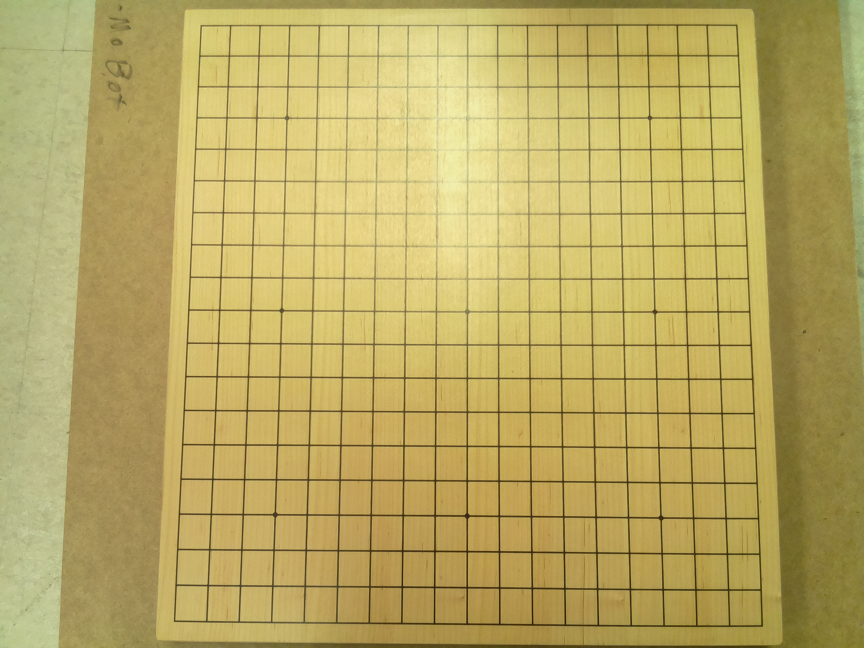
//> input picture code/perspective_transform/002.jpg, 2592 x 1944 px (shown at 1/3 size)
$ ./DisplayImage 002.jpg   (built with g++ and OpenCV 4)
//> lines starting //> are read from the running program, lines starting //| are printed output that depends on the picture; after the words box and inside, x2 and y2 are one past the last pixel; in counts of white or black regions, pixels touching at a corner belong together
### code/jt_code/DisplayImage.h
#ifndef DISPLAYIMAGE_H
#define DISPLAYIMAGE_H


std::pair<double, int> findLargestContour(std::vector<std::vector<cv::Point> >& contours) {
  double largest_area = 0;
  int largest_area_idx = 0;

  for(int i = 0; i < contours.size(); ++i) {
    double area_of_contour_i = contourArea(contours[i],false);
    if(area_of_contour_i > largest_area) {


      // debug msg
      std::cout << "itr " << i << '\n';
      std::cout << "largest area of " << largest_area << " usurped by " << area_of_contour_i << "\n\n";

      largest_area = area_of_contour_i;
      largest_area_idx = i;
    }
  }

  return std::make_pair(largest_area, largest_area_idx);
}

// format the data from origin to destination required by the function which performs our transformation
// [13 lines left out: functions populateFourCorners, populateFourCorners, not called in this run]
void printPoint(cv::Point p, std::string s) {
  std::cout << s << "vals: " << p.x << ", " << p.y << '\n';
}

// [16 lines left out: function drawLines, not called in this run]

void drawRectangles();


#endif

### code/perspective_transform/DisplayImage.cpp
#include <string>
#include <iostream>
#include <vector>  // std::vector
#include <utility> // std::pair, std::make_pair
#include <cassert>

#include "opencv/modules/imgproc/include/opencv2/imgproc.hpp"
#include "opencv/modules/core/include/opencv2/core.hpp"
#include "opencv/modules/highgui/include/opencv2/highgui.hpp" // functions for I/O
#include "DisplayImage.h"

int main(int argc, char** argv) {

  // key data and parameters
  cv::Mat src, src_gray, src_thresh;
  cv::Mat dst, detected_edges;
  int blockSize = 11; // thresholding
  int C = 10;         // thresholding

  // (0) read file in
  src = cv::imread(argv[1], CV_LOAD_IMAGE_COLOR);
//> src is the input picture: 1944 rows x 2592 cols, CV_8UC3; mean B, G, R 98.8, 169.7, 186.6

  if(src.empty()) {
    std::cout << "Invalid file name. Exiting.\n";
    return -1;
  }

  cv::resize(src, src, cv::Size(), 0.25, 0.25, cv::INTER_LINEAR); // resize the image to 0.25x
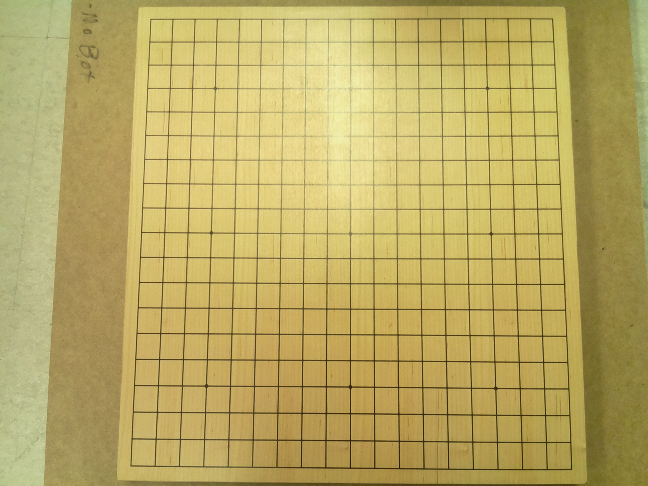
//> src: 486 rows x 648 cols, CV_8UC3; mean B, G, R 98.9, 169.8, 186.8

  // (1) convert src to grayscale image, named src_gray
  cvtColor(src, src_gray, CV_BGR2GRAY);
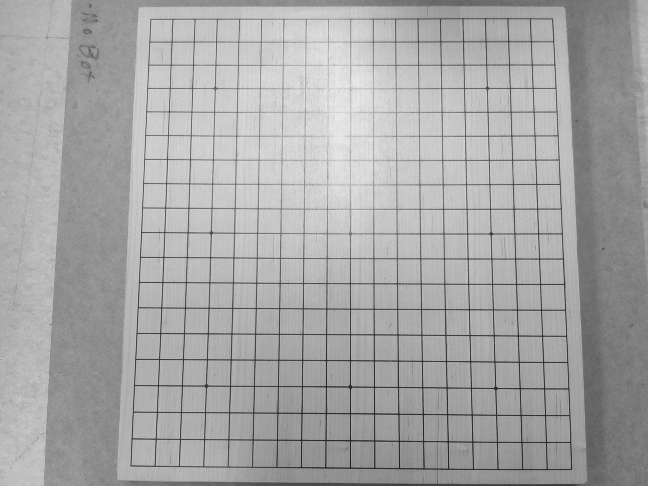
//> src_gray: 486 rows x 648 cols, CV_8UC1; min 26, max 233, mean 166.8

  // threshold image; kernel size = blockSize, C is a negative constant added to each pixel
  cv::adaptiveThreshold(src_gray, src_thresh, 255, cv::ADAPTIVE_THRESH_GAUSSIAN_C, cv::THRESH_BINARY, blockSize, C);
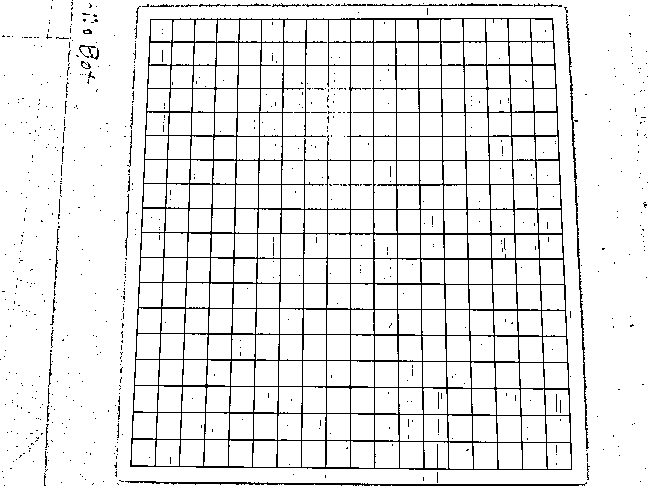
//> src_thresh: 486 rows x 648 cols, CV_8UC1; 91.8% white; black in thin lines or dots

  // important data structures
  std::vector<std::vector<cv::Point> > contours;
  std::vector<cv::Vec4i> hierarchy;

  // find all contours in thresholded image
  // - contours (lines) are parameterized by two end points, i.e., two x,y coordinates, i.e., four integers
  // - .clone() makes a deep copy
  cv::findContours(src_thresh.clone(), contours, hierarchy, CV_RETR_EXTERNAL, CV_CHAIN_APPROX_SIMPLE);
//> contours = 12 contours, 11 with area under 20; largest, box (x1, y1, x2, y2) and area: (0, 0, 648, 486) 312616

  // find contour with largest area and its index within contours
  double largest_area = 0;
  int largest_area_idx = 0;
  std::pair<double, int> contour_params = findLargestContour(contours);
//> the loop in findLargestContour, `for(int i = 0; i < contours.size(); ++i)` made 12 passes
//> (area_of_contour_i, largest_area) on pass 12: (312616, 312616)
//| itr 11
//| largest area of 0 usurped by 312616
//> after the loop in findLargestContour, `for(int i = 0; i < contours.size(); ++i)`: largest_area = 312616; largest_area_idx = 11
//> contour_params = (312616, 11)
  largest_area = contour_params.first;
//> largest_area = 312616
  largest_area_idx = contour_params.second;
//> largest_area_idx = 11

  drawContours(dst, contours, largest_area_idx, cvScalar(255,255,255), CV_FILLED, 8, hierarchy);
  std::vector<std::vector<cv::Point> > contours_poly(1);
  double epsilon = 1;
  cv::approxPolyDP(cv::Mat(contours[largest_area_idx]), contours_poly[0], epsilon, true);
//> contours_poly = 1 contour; box (x1, y1, x2, y2) and area: (0, 0, 648, 486) 312613
  cv::Rect boundRect = cv::boundingRect(contours[largest_area_idx]);
//> boundRect = Rect(0, 0, 648, 486)
  cv::Point p1 = contours_poly[0][0];
//> p1 = Point(0, 0)
  cv::Point p2 = contours_poly[0][1];
//> p2 = Point(0, 485)
  cv::Point p3 = contours_poly[0][2];
//> p3 = Point(43, 485)
  cv::Point p4 = contours_poly[0][3];
//> p4 = Point(44, 474)
  cv::line(src, p1, p2, cv::Scalar(0,0,255), 1, CV_AA, 0);
  cv::line(src, p2, p3, cv::Scalar(0,0,255), 1, CV_AA, 0);
//> src: 486 rows x 648 cols, CV_8UC3; mean B, G, R 98.6, 169.4, 186.9
  cv::line(src, p3, p4, cv::Scalar(0,0,255), 1, CV_AA, 0);
//> src: 486 rows x 648 cols, CV_8UC3; mean B, G, R 98.6, 169.4, 186.9
  cv::line(src, p4, p1, cv::Scalar(0,0,255), 1, CV_AA, 0);

  cv::rectangle(src,boundRect, cv::Scalar(0,0,255),1,8,0);
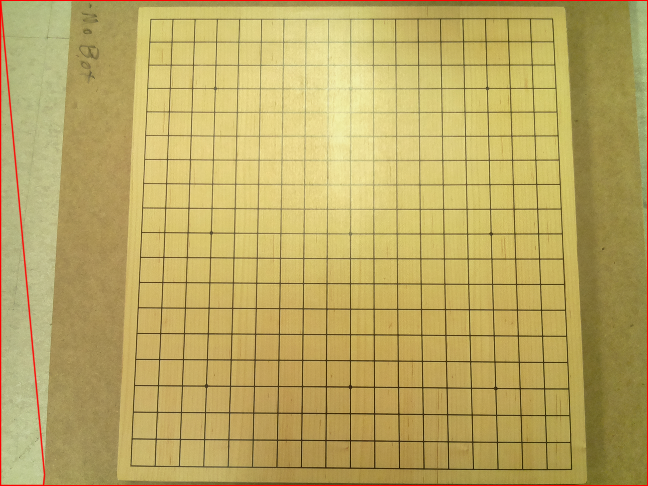
//> src: 486 rows x 648 cols, CV_8UC3; mean B, G, R 97.9, 168.3, 187.7
  // [17 lines of commented-out code are left out]

  cv::imshow("src",src);
  //cv::imshow("src_gray",src_gray);
  cv::imshow("src_thresh", src_thresh);
  //cv::imshow("dst", dst);

  cv::waitKey(0);
  return 0;
}
